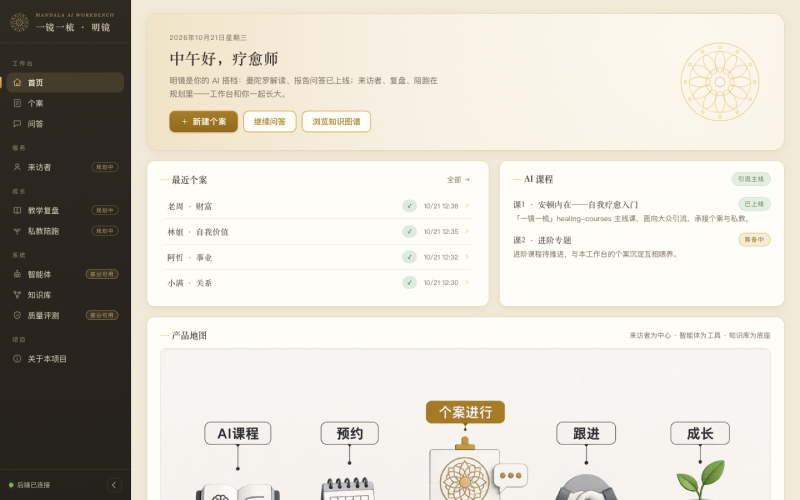
#> input picture portfolio/assets/01-home.jpg, 1600 x 1000 px (shown at 1/2 size)
$ python -i rectify.py   (imports and definitions only)
#> lines starting #> are read from the running program, lines starting #| are printed output that depends on the picture; after the words box and inside, x2 and y2 are one past the last pixel; in counts of white or black regions, pixels touching at a corner belong together
"""Step 1 透视矫正：把斜拍造成的椭圆形变拉回正圆。

判定逻辑（区分"斜拍形变"与"画作本身的形状"）：
- 画作外轮廓若高度贴合椭圆（support ≥ 0.9）→ 它本来是圆，椭圆只能是
  斜拍投影 → 按轴比各向异性缩放 + 旋转拉回正圆；
- 轮廓不贴合椭圆（星形/花瓣/花边）→ 椭圆感来自画作形状而非镜头，
  不做缩放（守住"不改画作内容"红线），仅空操作通过；
- 基准圆统一取轮廓最小外接圆（spec：非正圆以外接圆为基准）。
"""

from dataclasses import dataclass, field

import cv2
import numpy as np

MAX_DIM = 1600              # 处理分辨率（保画质，时延预算内）
PLAUSIBLE_R = (0.15, 0.92)  # 外接圆半径占短边比例合理区间
NO_TILT_RATIO = 0.97        # 轴比 ≥ 此值视为无形变，空操作
FILL_BAND = (0.60, 1.15)    # 凸包面积÷椭圆面积合格带：圆≈1.0，星/瓣形 0.6-1.0；矩形纸≈1.27 出带排除
MIN_ELLIPSE_SUPPORT = 0.9   # 轮廓贴合椭圆的比例：≥0.9 判定为"圆的斜拍投影"

# 多档检测配置，按"先清晰后补救"顺序尝试，命中即返回：
# 小核优先保贴合；降阈值档针对淡彩弱边界；大核档补救碎片化边界（花边碎珠）
CONFIGS = (
    {"canny": (50, 150), "close": 5},
    {"canny": (30, 100), "close": 5},
    {"canny": (30, 100), "close": 21},
)
S_THRESHOLD = 40  # 颜色兜底档：HSV 饱和度阈值（彩铅 >40，白纸 ≈0-15）


@dataclass
class Ellipse:
    center: tuple[float, float]
    major: float          # 长轴全长
    minor: float          # 短轴全长
    theta: float          # 长轴相对 x 轴的角度（度，[-90, 90)）

    @property
    def ratio(self) -> float:
        return self.minor / self.major


@dataclass
class CircleHint:
    x: float
    y: float
    r: float


@dataclass
class RectifyResult:
    image: np.ndarray            # 拉正后的图像
    circle_hint: CircleHint      # 期望基准圆（拉正坐标系，供 Step 2 裁切/Step 3 检测初值）
    axis_ratio_before: float     # 矫正前轴比（形变度量）
    rectified: bool              # 是否做了矫正（False = 空操作）
    angle_applied: float         # 施加的旋转角
    scale: float                 # 相对原图的缩放比
    debug: dict = field(default_factory=dict)


class RectifyError(Exception):
    """找不到可靠几何参照（spec §2.3：转提示重拍/人工，不猜）。"""


# [7 lines left out: function load_photo, not called in this run]


def _resize(img: np.ndarray) -> tuple[np.ndarray, float]:
    h, w = img.shape[:2]
    scale = min(1.0, MAX_DIM / max(h, w))
    if scale < 1.0:
        img = cv2.resize(img, (int(w * scale), int(h * scale)), interpolation=cv2.INTER_AREA)
    return img, scale


def _boost(gray: np.ndarray) -> np.ndarray:
    return cv2.createCLAHE(clipLimit=2.0, tileGridSize=(8, 8)).apply(gray)


def _fit(hull: np.ndarray) -> Ellipse:
    (ex, ey), (ax1, ax2), angle = cv2.fitEllipse(hull)
    if ax1 >= ax2:
        major, minor, theta = ax1, ax2, angle
    else:
        major, minor, theta = ax2, ax1, angle + 90.0
    theta = ((theta + 90.0) % 180.0) - 90.0
    return Ellipse((ex, ey), major, minor, theta)


def _ellipse_support(hull: np.ndarray, el: Ellipse, tol: float = 0.08) -> float:
    """凸包点贴合椭圆边界的比例：圆/斜拍椭圆≈1，星形/花瓣显著更低。"""
    (cx, cy), a, b = el.center, el.major / 2, el.minor / 2
    th = np.deg2rad(el.theta)
    pts = hull.reshape(-1, 2).astype(float)
    dx, dy = pts[:, 0] - cx, pts[:, 1] - cy
    xr = dx * np.cos(th) + dy * np.sin(th)
    yr = -dx * np.sin(th) + dy * np.cos(th)
    val = (xr / a) ** 2 + (yr / b) ** 2
    return float(np.mean(np.abs(val - 1.0) < tol))


def _fill_ratio(cnt: np.ndarray, el: Ellipse) -> float:
    """轮廓凸包面积 ÷ 拟合椭圆面积：圆≈1.0，矩形纸≈1.27（出带排除）。"""
    hull = cv2.convexHull(cnt)
    ellipse_area = np.pi * (el.major / 2) * (el.minor / 2)
    return float(cv2.contourArea(hull) / ellipse_area) if ellipse_area > 0 else 0.0


def _screen(contours, h: int, w: int) -> list[dict]:
    """按尺寸/位置/填充比筛选轮廓，返回候选 dict 列表。"""
    cx_img, cy_img = w / 2, h / 2
    out = []
    for cnt in sorted(contours, key=cv2.contourArea, reverse=True)[:8]:
        if len(cnt) < 40 or cv2.contourArea(cnt) < 0.04 * h * w:
            continue
        hull = cv2.convexHull(cnt)
        if len(hull) < 5:
            continue
        el = _fit(hull)
        r = el.major / 2
        if not (PLAUSIBLE_R[0] * min(h, w) <= r <= PLAUSIBLE_R[1] * min(h, w)):
            continue
        if np.hypot(el.center[0] - cx_img, el.center[1] - cy_img) > 0.35 * min(h, w):
            continue
        fill = _fill_ratio(cnt, el)
        if not (FILL_BAND[0] <= fill <= FILL_BAND[1]):
            continue
        (ex, ey), er = cv2.minEnclosingCircle(hull)  # spec：非正圆以外接圆为基准
        out.append({
            "ellipse": el, "fill": fill,
            "support": _ellipse_support(hull, el),
            "circle": CircleHint(float(ex), float(ey), float(er)),
        })
    return out


def _candidates_edge(gray: np.ndarray, canny: tuple[int, int], close: int) -> list[dict]:
    edges = cv2.Canny(gray, *canny)
    edges = cv2.morphologyEx(edges, cv2.MORPH_CLOSE, np.ones((close, close), np.uint8))
    contours, _ = cv2.findContours(edges, cv2.RETR_EXTERNAL, cv2.CHAIN_APPROX_NONE)
    return _screen(contours, *gray.shape)


# [8 lines left out: function _candidates_color, not called in this run]


def fit_outer_ellipse(image_bgr: np.ndarray) -> tuple[dict, np.ndarray, float, dict]:
    """找画作外边界。返回 (候选, 工作图, 缩放比, 调试信息)。"""
    img, scale = _resize(image_bgr)
    gray = _boost(cv2.cvtColor(img, cv2.COLOR_BGR2GRAY))
    for cfg in CONFIGS:
        cands = _candidates_edge(gray, cfg["canny"], cfg["close"])
        if cands:
            best = max(cands, key=lambda c: c["support"])
            return best, img, scale, {"config": cfg, **{k: round(v, 3) if isinstance(v, float) else v for k, v in best.items() if k != "ellipse"}, "ellipse": best["ellipse"]}
    cands = _candidates_color(img, S_THRESHOLD)
    if cands:
        best = max(cands, key=lambda c: c["support"])
        return best, img, scale, {"config": {"color": S_THRESHOLD}, "fill": best["fill"], "support": best["support"]}
    raise RectifyError("找不到可靠的几何参照")


def rectify(image_bgr: np.ndarray) -> RectifyResult:
    cand, img, scale, debug = fit_outer_ellipse(image_bgr)
    el: Ellipse = cand["ellipse"]
    h, w = img.shape[:2]

    # 轮廓贴合椭圆（它本是圆）且确有形变 → 斜拍矫正；
    # 不贴合（星形/花瓣/花边）→ 形状即如此，不做缩放（不改画作内容）
    if cand["support"] >= MIN_ELLIPSE_SUPPORT and el.ratio < NO_TILT_RATIO:
        M_rot = cv2.getRotationMatrix2D((w / 2, h / 2), el.theta, 1.0)
        rotated = cv2.warpAffine(img, M_rot, (w, h), flags=cv2.INTER_CUBIC)
        cx, cy = (M_rot @ np.array([*el.center, 1.0]))[:2]
        s = 1.0 / el.ratio  # 拉伸短轴方向（y），椭圆拉回正圆
        M_scale = np.array([[1.0, 0.0, 0.0], [0.0, s, cy * (1 - s)]])
        out = cv2.warpAffine(rotated, M_scale, (w, h), flags=cv2.INTER_CUBIC)
        hint = CircleHint(float(cx), float(cy), el.major / 2)
        return RectifyResult(out, hint, el.ratio, True, el.theta, scale, debug)

    # 空操作：画作本身形状非圆（或已正），基准圆取轮廓外接圆
    return RectifyResult(img, cand["circle"], el.ratio, False, 0.0, scale, debug)

>>> import cv2
>>> picture = cv2.cvtColor(cv2.imread('../../../../portfolio/assets/01-home.jpg'), cv2.COLOR_BGR2RGB)
>>> result = rectify(picture)
#> in fit_outer_ellipse, `img, scale = _resize(image_bgr)`: scale = 1
#> in _boost, `return cv2.createCLAHE(clipLimit=2.0, tileGridSize=(8, 8)).apply(gray)`:
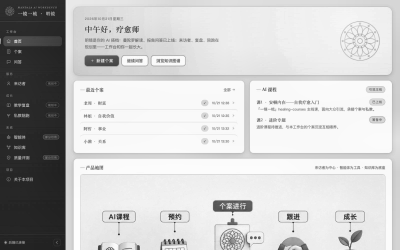
#> returned value: shape (1000, 1600) (shown at 1/4 size); min 15, max 255, mean 199.4
#> the loop in fit_outer_ellipse, `for cfg in CONFIGS:` made 2 passes
#> pass 1, in _candidates_edge, `edges = cv2.Canny(gray, *canny)`:
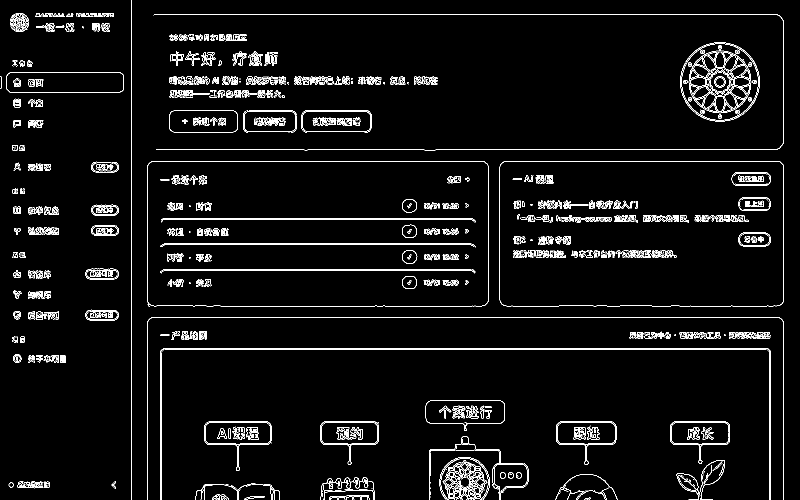
#> edges: shape (1000, 1600) (shown at 1/2 size); 4.1% white in thin lines or dots
#> pass 1, in _candidates_edge, `edges = cv2.morphologyEx(edges, cv2.MORPH_CLOSE, np.ones((close, close..`:
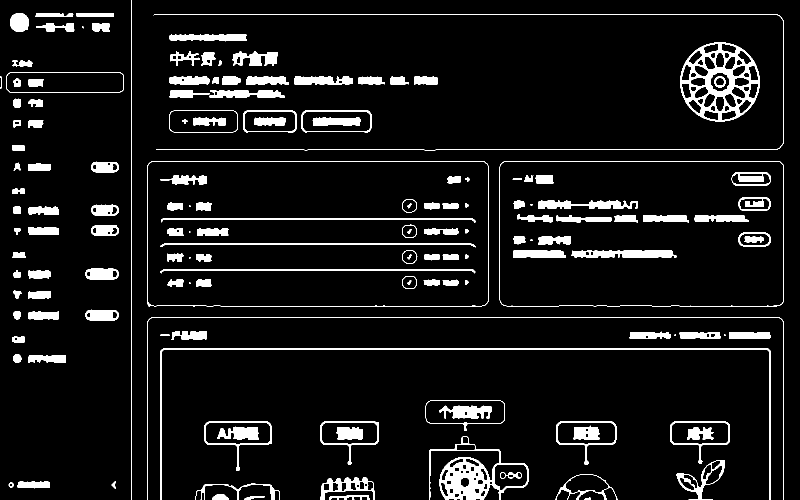
#> edges: shape (1000, 1600) (shown at 1/2 size); 7.5% white; 156 white regions (10 under 20 px), largest, box (x1, y1, x2, y2) and area: (1360, 85, 1520, 243) 8675, (858, 872, 1057, 1000) 6811, (320, 696, 1542, 1000) 5454
#> pass 2, in _candidates_edge (call 2), `edges = cv2.Canny(gray, *canny)`:
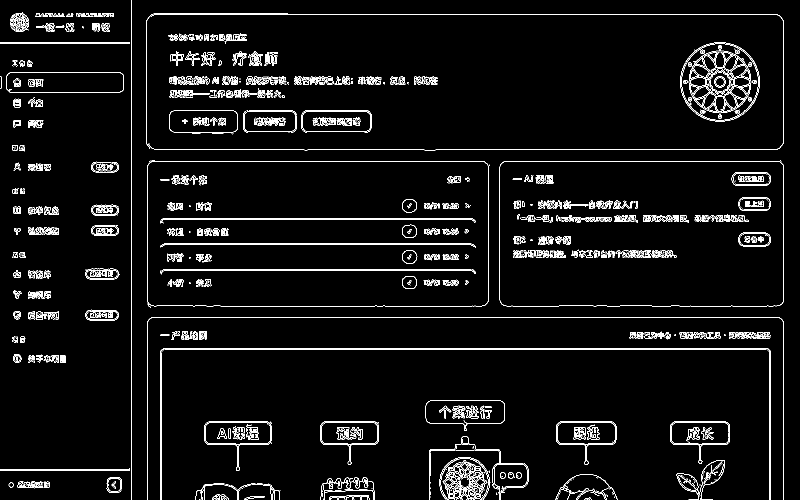
#> edges: shape (1000, 1600) (shown at 1/2 size); 4.3% white in thin lines or dots
#> pass 2, in _candidates_edge (call 2), `edges = cv2.morphologyEx(edges, cv2.MORPH_CLOSE, np.ones((close, close..`:
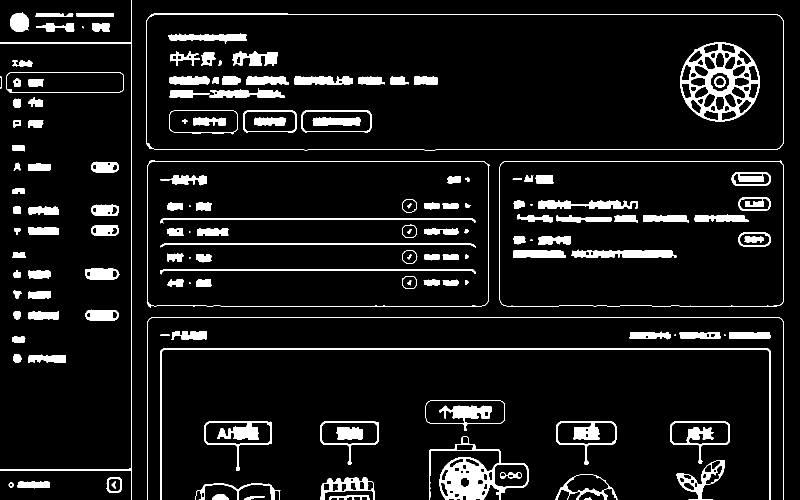
#> edges: shape (1000, 1600) (shown at 1/2 size); 7.9% white; 153 white regions (10 under 20 px), largest, box (x1, y1, x2, y2) and area: (1360, 85, 1520, 243) 8823, (858, 872, 1057, 1000) 7341, (320, 696, 1542, 1000) 5454
#> in rectify, `cand, img, scale, debug = fit_outer_ellipse(image_bgr)`: cand = 4 items; scale = 1; debug = 5 items
#> in rectify, `M_rot = cv2.getRotationMatrix2D((w / 2, h / 2), el.theta, 1.0)`: M_rot = [[1, -0.00838, 4.22], [0.00838, 1, -6.69]]
#> in rectify, `rotated = cv2.warpAffine(img, M_rot, (w, h), flags=cv2.INTER_CUBIC)`:
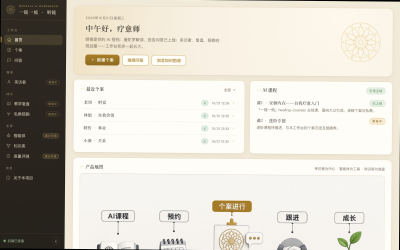
#> rotated: shape (1000, 1600, 3) (shown at 1/4 size); mean R, G, B 210.9, 206.6, 196.7
#> in rectify, `cx, cy = (M_rot @ np.array([*el.center, 1.0]))[:2]`: cx = 634; cy = 466
#> in rectify, `s = 1.0 / el.ratio`: s = 1.58
#> in rectify, `M_scale = np.array([[1.0, 0.0, 0.0], [0.0, s, cy * (1 - s)]])`: M_scale = [[1, 0, 0], [0, 1.58, -269.1]]
#> in rectify, `out = cv2.warpAffine(rotated, M_scale, (w, h), flags=cv2.INTER_CUBIC)`:
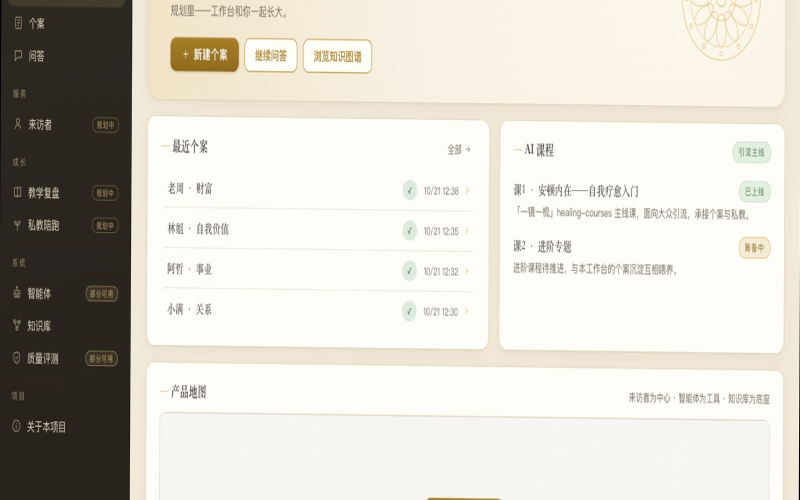
#> out: shape (1000, 1600, 3) (shown at 1/2 size); mean R, G, B 214, 210.2, 201.2

$ run again, on portfolio/assets/03-case-detail.jpg
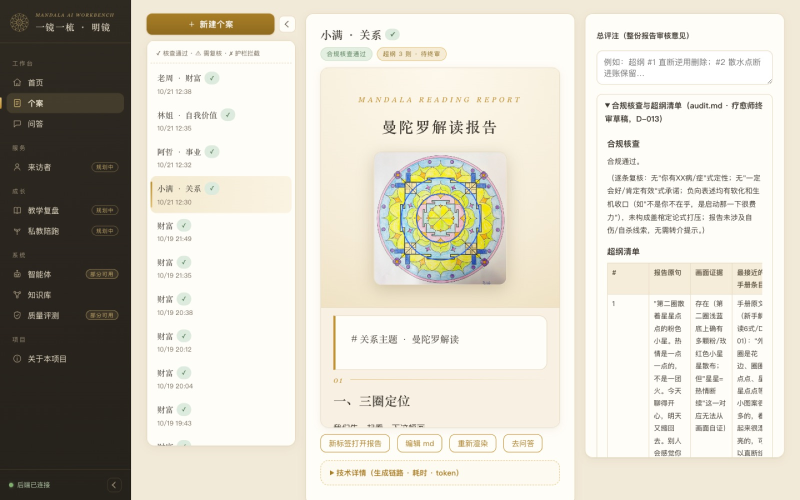
#> input picture portfolio/assets/03-case-detail.jpg, 1600 x 1000 px (shown at 1/2 size)
#> in fit_outer_ellipse, `img, scale = _resize(image_bgr)`: scale = 1
#> the loop in fit_outer_ellipse, `for cfg in CONFIGS:` made 1 pass
#> pass 1, in _candidates_edge, `edges = cv2.morphologyEx(edges, cv2.MORPH_CLOSE, np.ones((close, close..`:
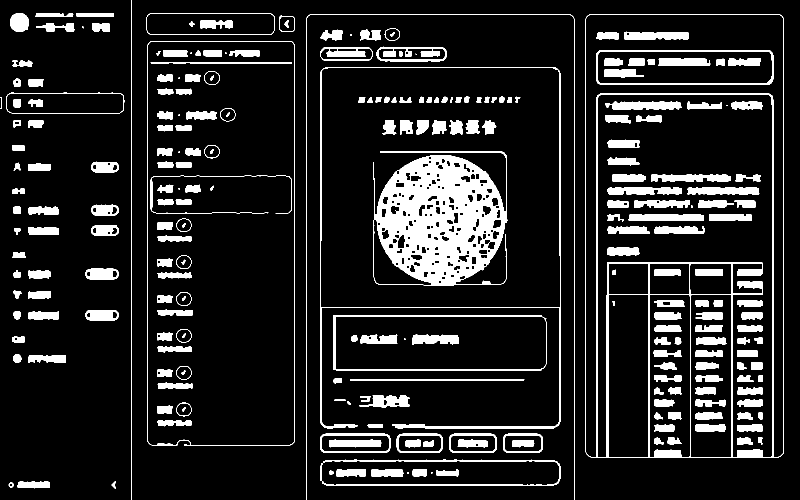
#> edges: shape (1000, 1600) (shown at 1/2 size); 12.4% white; 259 white regions (14 under 20 px), largest, box (x1, y1, x2, y2) and area: (747, 302, 1015, 571) 43444, (1170, 28, 1568, 915) 16620, (640, 134, 1121, 857) 6634
#> in rectify, `cand, img, scale, debug = fit_outer_ellipse(image_bgr)`: cand = 4 items; scale = 1; debug = 5 items
#> M_rot = [[0.00156, 1, 298.8], [-1, 0.00156, 1299.2]]
#> cx = 794.9; cy = 419.8
#> s = 1.19
#> M_scale = [[1, 0, 0], [0, 1.19, -78.62]]
#> in rectify, `out = cv2.warpAffine(rotated, M_scale, (w, h), flags=cv2.INTER_CUBIC)`:
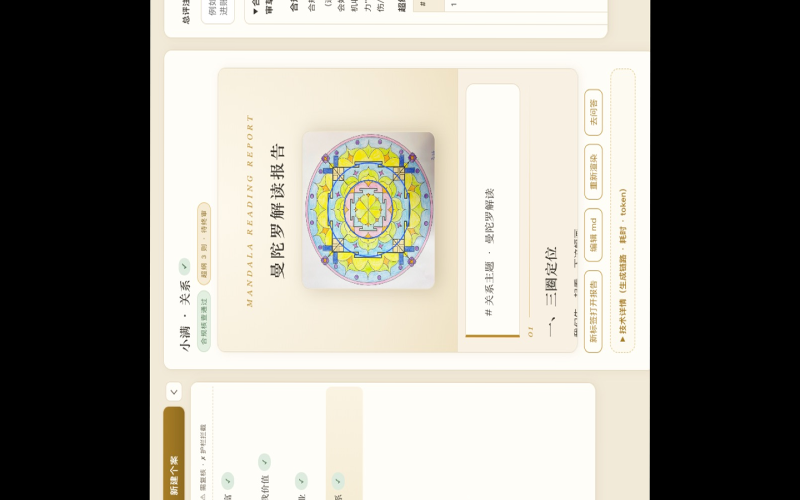
#> out: shape (1000, 1600, 3) (shown at 1/2 size); mean R, G, B 151.3, 148.8, 140.1

$ run again, on portfolio/assets/04-case-trace.jpg
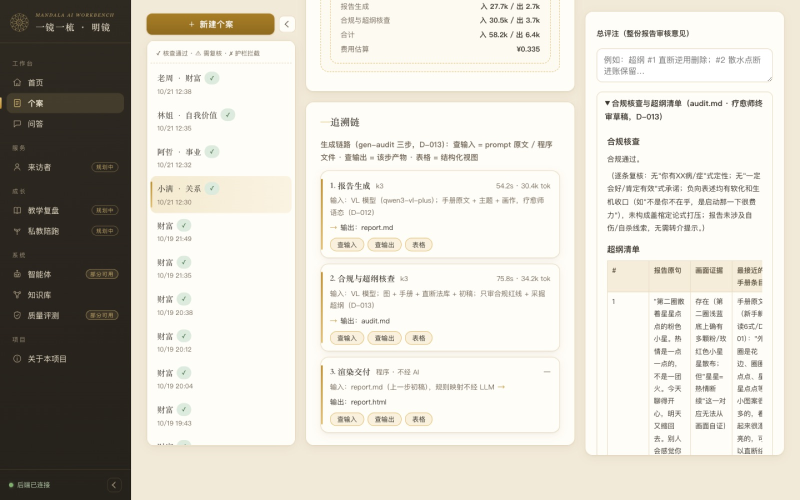
#> input picture portfolio/assets/04-case-trace.jpg, 1600 x 1000 px (shown at 1/2 size)
#> in fit_outer_ellipse, `img, scale = _resize(image_bgr)`: scale = 1
#> the loop in fit_outer_ellipse, `for cfg in CONFIGS:` made 1 pass
#> pass 1, in _candidates_edge, `edges = cv2.morphologyEx(edges, cv2.MORPH_CLOSE, np.ones((close, close..`:
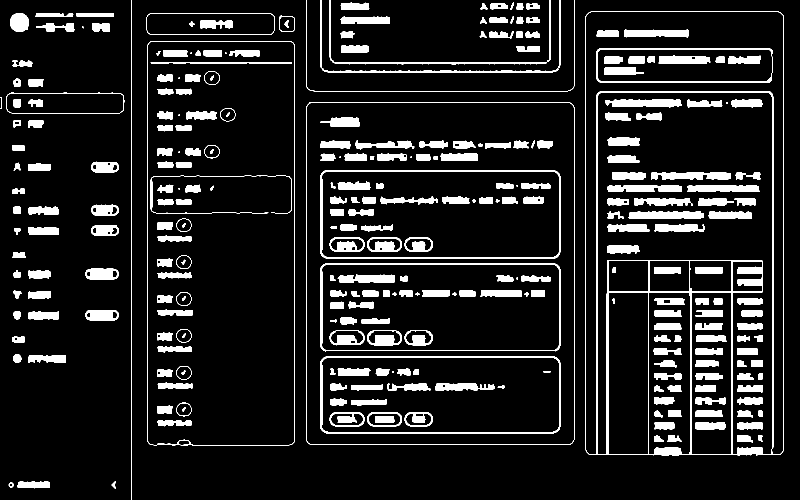
#> edges: shape (1000, 1600) (shown at 1/2 size); 11.2% white; 308 white regions (14 under 20 px), largest, box (x1, y1, x2, y2) and area: (1171, 23, 1568, 911) 16264, (640, 340, 1121, 518) 4620, (640, 712, 1121, 867) 4402
#> in rectify, `cand, img, scale, debug = fit_outer_ellipse(image_bgr)`: cand = 4 items; scale = 1; debug = 5 items
#> M_rot = [[1.45e-06, -1, 1300], [1, 1.45e-06, -300]]
#> cx = 753; cy = 579.9
#> s = 1.12
#> M_scale = [[1, 0, 0], [0, 1.12, -69.38]]
#> in rectify, `out = cv2.warpAffine(rotated, M_scale, (w, h), flags=cv2.INTER_CUBIC)`:
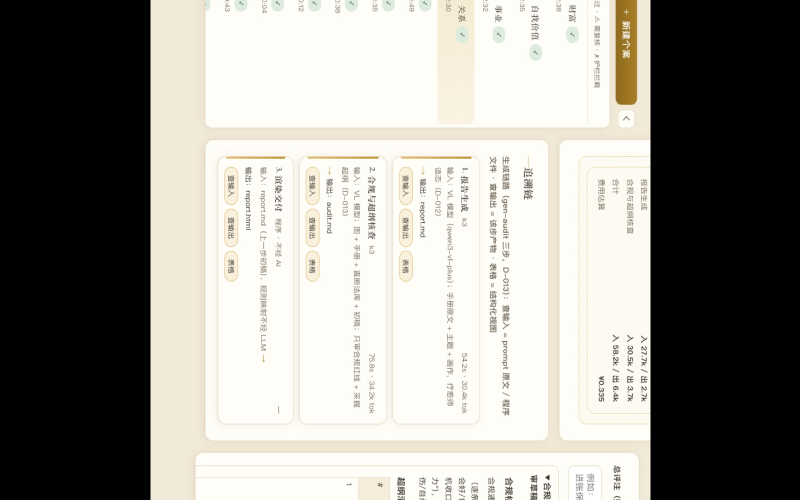
#> out: shape (1000, 1600, 3) (shown at 1/2 size); mean R, G, B 153.9, 151.9, 145.9
